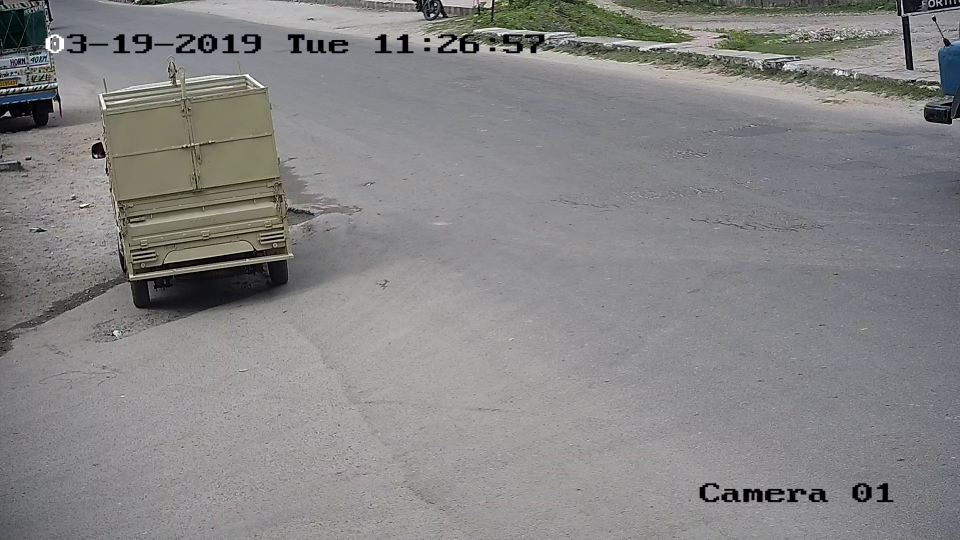
#> input picture projects/motion_detection/2.png, 1920 x 1080 px (shown at 1/2 size)
$ python custom.py --video 2.png
#> lines starting #> are read from the running program, lines starting #| are printed output that depends on the picture
# USAGE
# python motion_detector.py
# python motion_detector.py --video videos/example_01.mp4

# import the necessary packages
from imutils.video import VideoStream
import argparse
import datetime
import imutils
import time
import cv2
import yagmail
import os
import subprocess

# construct the argument parser and parse the arguments
ap = argparse.ArgumentParser()
ap.add_argument("-v", "--video", help="path to the video file")
ap.add_argument("-a", "--min-area", type=int, default=500, help="minimum area size")
args = vars(ap.parse_args())

# if the video argument is None, then we are reading from webcam
if args.get("video", None) is None:
    vs = VideoStream(src=0).start()
    time.sleep(2.0)

# otherwise, we are reading from a video file
else:
	vs = cv2.VideoCapture(args["video"])

# initialize the first frame in the video stream
firstFrame = None
frames_array = []
# firstFrame = cv2.imread('2.png', 0)
# firstFrame = imutils.resize(firstFrame, width=500)
# firstFrame = cv2.GaussianBlur(firstFrame, (21, 21), 0)
lastUploaded = datetime.datetime.now()
motionCounter = 0
writer = None
(h, w) = (None, None)
# Define the codec and create VideoWriter object
fourcc = cv2.VideoWriter_fourcc(*'DIVX')
# out = cv2.VideoWriter('output.avi',fourcc, 20.0, (640,480))

# loop over the frames of the video
while True:
    # grab the current frame and initialize the occupied/unoccupied
    # text
    frame = vs.read()
    frame = frame if args.get("video", None) is None else frame[1]
#> frame is the input picture: shape (1080, 1920, 3); mean B, G, R 133, 133, 133.8
    text = "Unoccupied"
    timestamp = datetime.datetime.now()

    # if the frame could not be grabbed, then we have reached the end
    # of the video
    if frame is None:
        break

    # resize the frame, convert it to grayscale, and blur it
    frame = imutils.resize(frame, width=500)
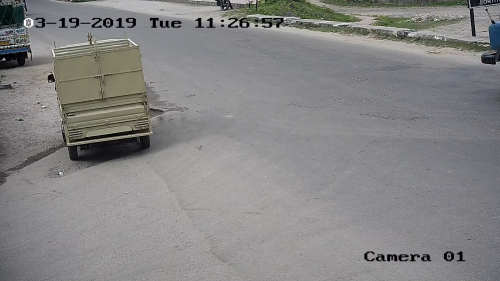
#> frame: shape (281, 500, 3); mean B, G, R 133, 133, 133.8
    gray = cv2.cvtColor(frame, cv2.COLOR_BGR2GRAY)
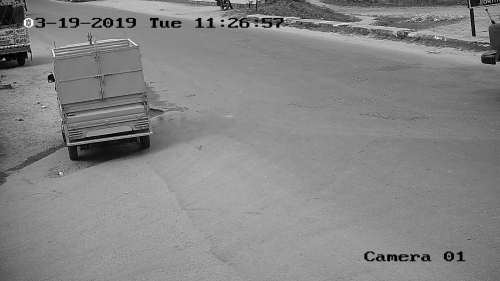
#> gray: shape (281, 500); min 0, max 255, mean 133.3
    gray = cv2.GaussianBlur(gray, (21, 21), 0)
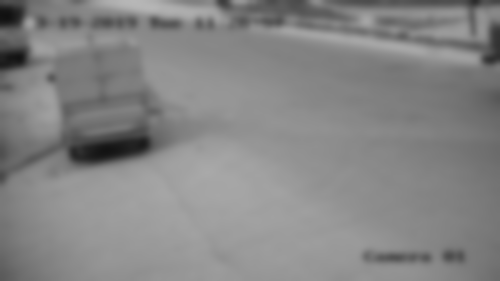
#> gray: shape (281, 500); min 16, max 183, mean 133.3

    # if the first frame is None, initialize it
    if firstFrame is None:
    	firstFrame = gray
    	continue

    # compute the absolute difference between the current frame and
    # first frame
    frameDelta = cv2.absdiff(firstFrame, gray)
    thresh = cv2.threshold(frameDelta, 100, 255, cv2.THRESH_BINARY)[1]

    # dilate the thresholded image to fill in holes, then find contours
    # on thresholded image
    thresh = cv2.dilate(thresh, None, iterations=2)
    cnts = cv2.findContours(thresh.copy(), cv2.RETR_EXTERNAL,
        cv2.CHAIN_APPROX_SIMPLE)
    cnts = imutils.grab_contours(cnts)

    # loop over the contours
    for c in cnts:
        # if the contour is too small, ignore it
        if cv2.contourArea(c) < args["min_area"]:
            continue

        # compute the bounding box for the contour, draw it on the frame,
        # and update the text
        (x, y, w, h) = cv2.boundingRect(c)
        cv2.rectangle(frame, (x, y), (x + w, y + h), (0, 255, 0), 2)
        text = "Occupied"

    if text == "Occupied":
            # check to see if enough time has passed between uploads
        if (timestamp - lastUploaded).seconds >= 4:
                # increment the motion counter
                motionCounter += 1
                print("inside occupied",motionCounter)
                # write the flipped frame
                # frame = imutils.resize(frame, width=300)
                (h, w) = frame.shape[:2]
                frames_array.append(frame)


                # check to see if the number of frames with consistent motion is
                # high enough
                if motionCounter >= 4:
                    # check to see if dropbox sohuld be used
                        # write the image to temporary file
                        cv2.imwrite('messigray.png',frame)
                        print("limit exceeded",motionCounter)
                        lastUploaded = timestamp
                        motionCounter = 0
                        # out.release()

                    # update the last uploaded timestamp and reset the motion
                    # counter

    # otherwise, the room is not occupied
    else:
        motionCounter = 0

    # draw the text and timestamp on the frame
    cv2.putText(frame, "Room Status: {}".format(text), (10, 20),
        cv2.FONT_HERSHEY_SIMPLEX, 0.5, (255,0,0), 2)
    cv2.putText(frame, datetime.datetime.now().strftime("%A %d %B %Y %I:%M:%S%p"),
        (10, frame.shape[0] - 10), cv2.FONT_HERSHEY_SIMPLEX, 0.35, (0, 0, 255), 1)


    # show the frame and record if the user presses a key
    cv2.imshow("Security Feed", frame)
    cv2.imshow("Thresh", thresh)
    cv2.imshow("Frame Delta", frameDelta)
    key = cv2.waitKey(1) & 0xFF

    # if the `q` key is pressed, break from the lop
    if key == ord("q"):
        break


# os.system('spd-say "Suspicious activity detected"')
#subprocess.call(['/usr/bin/snap/vlc', ""])
writer = cv2.VideoWriter("custom.avi", fourcc, 20,(w , h ), True)
key = cv2.waitKey(1) & 0xFF
#> (key q is pressed here)
print(frames_array)
for i in range(len(frames_array)):
    # writing to a image array
    writer.write(frames_array[i])
writer.release()
# cleanup the camera and close any open windows
vs.stop() if args.get("video", None) is None else vs.release()
cv2.destroyAllWindows()
